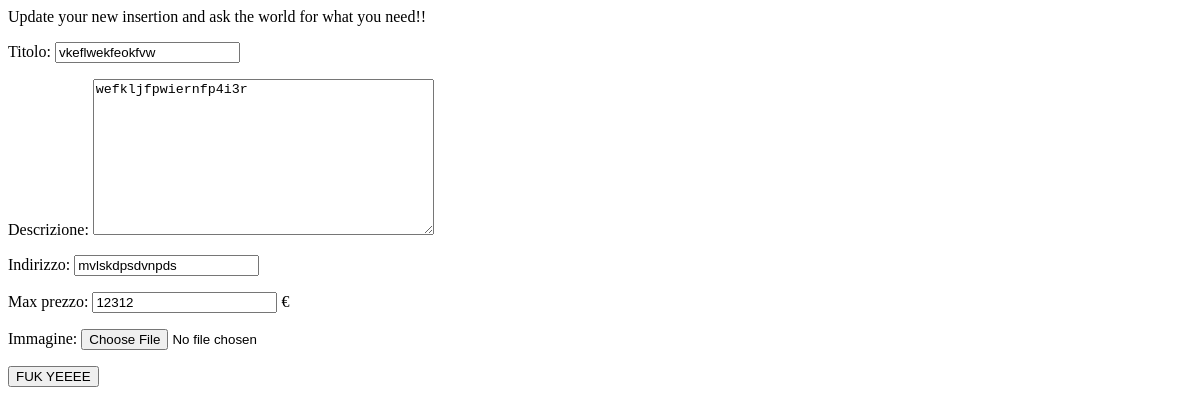
/feed/7eWU4QveyhYXtDnpFvs4om/update_ins/ (signed in), run on an earlier commit of the app's database.
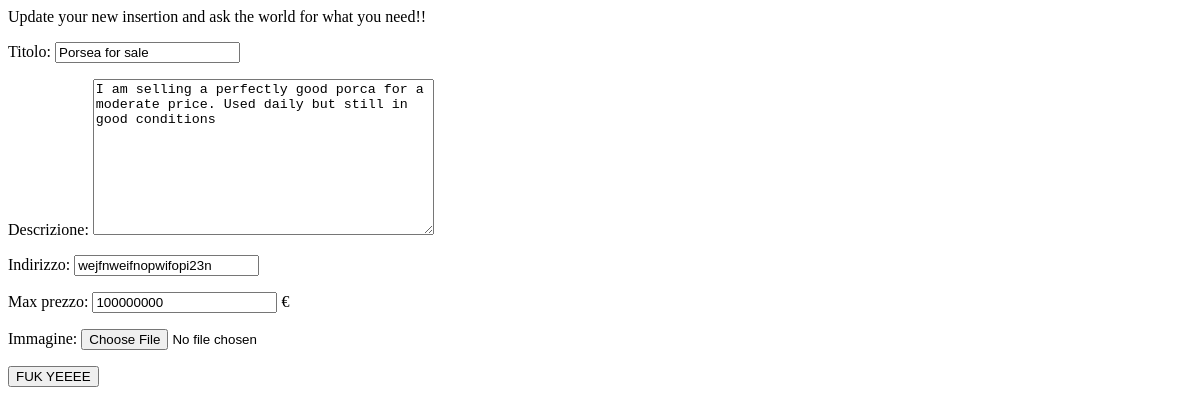
And on a later commit of the database.
### feed/models.py (models this page shows, shortened)
class Inserzione (models.Model):
    titolo=models.CharField(max_length=50)
    id=models.CharField(max_length=30, primary_key=True, unique=True, default=shortuuid.uuid())
    descrizione=models.TextField(max_length=500, default='')
    venditore=models.ForeignKey('Profile', on_delete=models.CASCADE, related_name="venditore", blank=False)
    interessati=models.ManyToManyField('Profile', related_name="interessati", default=[])
    offerenti=models.ManyToManyField('Profile', related_name="offerenti", default=[])
    indirizzo=models.CharField(max_length=50, blank=False, default='')
    max_prezzo=models.IntegerField(blank=False)
    prezzo=models.IntegerField(blank=False, default=0)
    immagine=models.ImageField(blank=True)
    class Meta:
        verbose_name=_('insertion')
        verbose_name_plural=_('insertions')

### insertion_handling/views.py (the view)
# urls.py: path('<str:ins_id>/update_ins/', views.update_insertion, name='update insertion'),
@login_required
def update_insertion(request, ins_id):
    ins=Inserzione.objects.get(id=ins_id)
    allowed= ins.venditore==request.user.profile
    if (request.method=="POST"):
        form=InsertionForm(data=request.POST, instance=ins)
        if form.is_valid():
            form.save()
            return redirect("inserzione", ins_id=ins_id)
    else:
        if allowed:
            form=InsertionForm(instance=ins)
        else:
            messages.error(request, "Sorry, you don't have access to this insertion.")
            return redirect("inserzione", ins_id=ins_id)
    return render(request, 'update_insertion.html', {'form': form, 'ins': ins})

### insertion_handling/models.py (shortened to what this page needs)
class InsertionForm(forms.ModelForm):
    class Meta:
        model=Inserzione
        help_texts = {
            'max_prezzo': '€'
        }
        fields=['titolo', 'descrizione', 'indirizzo', 'max_prezzo', 'immagine']

### insertion_handling/templates/update_insertion.html (shortened to what this page needs)
<BODY>
	Update your new insertion and ask the world for what you need!!
	<FORM id="insertion_form" method="post" action="/feed/{{ins.id}}/update_ins/" enctype="multipart/form-data">
			{% for field in form %}
			{% if field == form.max_prezzo %}
			<p>{{ field.label_tag }} {{ field }} €</p>
			{% else %}
			<p>{{ field.label_tag }} {{ field }}</p>
			{% endif %}
			{% endfor %}
			<INPUT type="submit" name="submit" value="FUK YEEEE" />
	</FORM>
</BODY>

What changed in the data, as far as the page shows it:
changed Inserzione: titolo "vkeflwekfeokfvw" → "Porsea for sale"; descrizione "wefkljfpwiernfp4i3r" → "I am selling a perfectly good porca for a moderate price. Used daily but still in good conditions"; indirizzo "mvlskdpsdvnpds" → "wejfnweifnopwifopi23n"; max_prezzo "12312" → "100000000"
